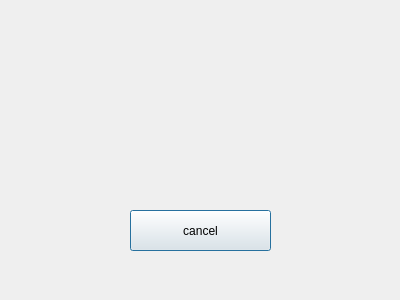
<?xml version="1.0" encoding="UTF-8"?>
<ui version="4.0">
 <class>Search</class>
 <widget class="QDialog" name="Search">
  <property name="geometry">
   <rect>
    <x>0</x>
    <y>0</y>
    <width>400</width>
    <height>300</height>
   </rect>
  </property>
  <property name="windowTitle">
   <string>Dialog</string>
  </property>
  <widget class="QLabel" name="statusLabel">
   <property name="geometry">
    <rect>
     <x>100</x>
     <y>70</y>
     <width>211</width>
     <height>51</height>
    </rect>
   </property>
   <property name="text">
    <string/>
   </property>
  </widget>
  <widget class="QPushButton" name="cancelBtn">
   <property name="geometry">
    <rect>
     <x>130</x>
     <y>210</y>
     <width>141</width>
     <height>41</height>
    </rect>
   </property>
   <property name="text">
    <string>cancel</string>
   </property>
  </widget>
 </widget>
 <resources/>
 <connections/>
</ui>
